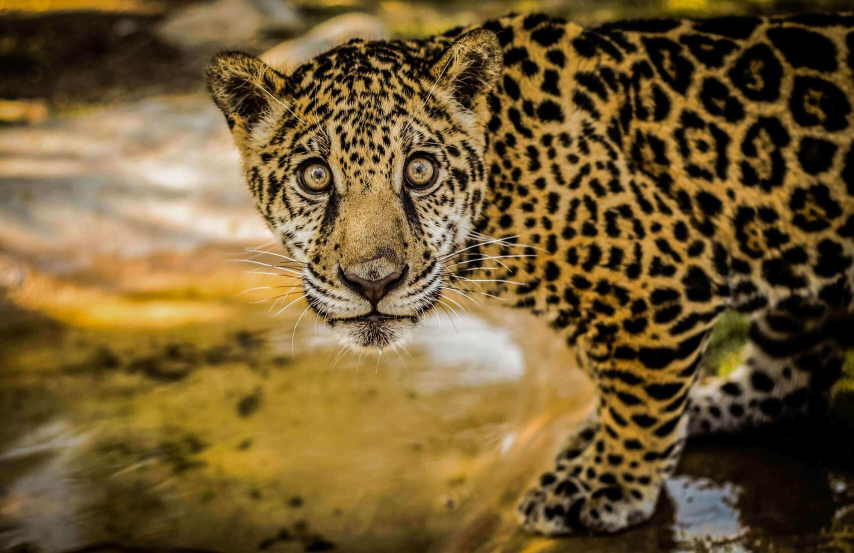
#> input picture Examen-Final/python/data/jaguar.jpg, 2560 x 1659 px (shown at 1/3 size)
$ jupyter execute --allow-errors examen_final_python.ipynb
#> lines starting #> are read from the running program, lines starting #| are printed output that depends on the picture; after the words box and inside, x2 and y2 are one past the last pixel; in counts of white or black regions, pixels touching at a corner belong together
## Python

[cell 1]
import matplotlib.pyplot as plt
from skimage import color
from scipy.ndimage import binary_erosion, binary_dilation
import numpy as np
import cv2
import os
from PIL import Image

### 1. **Carga y visualización de una imagen (RGB) de un animal en via de extinción:**
   - Carga una imagen a color (RGB) desde archivo.
   - Muestra la imagen original en una figura.

[cell 2]
# cargar la imagen y mostrarla en una figura

# Cargar la imagen
image_path = 'data/jaguar.jpg'
image = plt.imread(image_path)
#> image is the input picture: shape (1659, 2560, 3); mean R, G, B 114.4, 91.2, 49.9

# Mostrar la imagen original
plt.figure(figsize=(8, 6))
plt.imshow(image)
plt.title('Imagen Original')
plt.axis('off')
plt.show()

### 2. **Filtros básicos:**
   Aplica los siguientes filtros a la imagen :
   - Suavizado / desenfoque
   - Realce de bordes

#### A. Suavizado / Desenfoque

[cell 3]
# Desenfoque Gaussiano.
# El kernel (X, X) define la intensidad del suavizado.
X = 25
image_blur = cv2.GaussianBlur(image, (X, X), 0)

plt.figure(figsize=(8, 6))
plt.imshow(image_blur)
plt.title('Suavizado (Gaussian Blur)')
plt.axis('off')
plt.show()

**Análisis del resultado:**
- La imagen parece estar "fuera de foco" o vista a través de un vidrio empañado.
- La textura fina del animal (como los pelos individuales del pelaje o los bigotes) desaparece y se mezcla con los colores vecinos.
- Este tipo de filtro elimina el "ruido" y los detalles pequeños, dejando solo las formas y colores generales.

#### B. Realce de bordes

[cell 4]
kernel_sharpening = np.array([[-1, -1, -1],
                              [-1,  9, -1],
                              [-1, -1, -1]])

# Aplicamos el filtro utilizando filter2D
image_sharpened = cv2.filter2D(image, -1, kernel_sharpening)
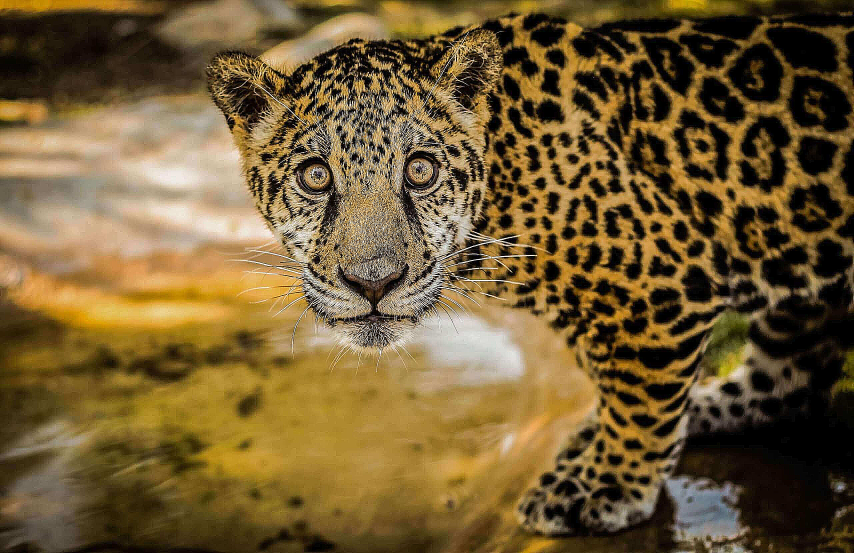
#> image_sharpened: shape (1659, 2560, 3) (shown at 1/3 size); mean R, G, B 114.5, 92.1, 52.2

plt.figure(figsize=(8, 6))
plt.imshow(image_sharpened)
plt.title('Realce de Bordes (Sharpening)')
plt.axis('off')

plt.tight_layout()
plt.show()

**Análisis del resultado:**
- La imagen se vuelve más granulada y con un contraste agresivo.
- Las manchas del jaguar y los contornos de la figura se separan drásticamente del fondo. Sin embargo, es posible que la imagen se vea un poco "granulada" o artificial.
- Este filtro exagera los cambios de luz para hacer que los límites de los objetos sean inconfundibles.

### 3. **Visualización de canales de color:**
- Separa la imagen original en sus tres canales (R, G, B).
- Muestra en una figura:
  - Los tres canales en escala de grises (cada canal por separado).
- Explica brevemente qué estructuras se ven más claras u oscuras en cada canal y por qué.

[cell 5]
# 1. Separar los canales
# Canal 0 = Rojo (R), Canal 1 = Verde (G), Canal 2 = Azul (B)
canal_rojo = image[:, :, 0]
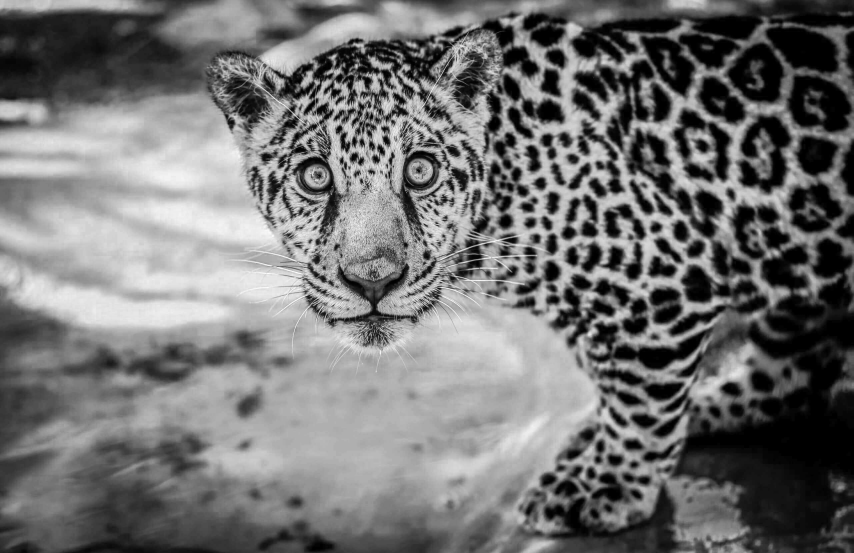
#> canal_rojo: shape (1659, 2560) (shown at 1/3 size); min 0, max 255, mean 114.4
canal_verde = image[:, :, 1]
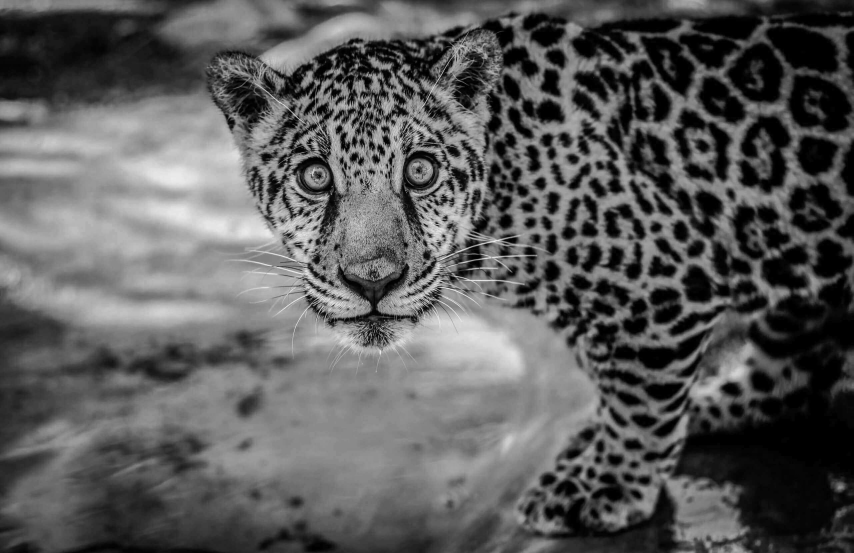
#> canal_verde: shape (1659, 2560) (shown at 1/3 size); min 0, max 255, mean 91.2
canal_azul = image[:, :, 2]
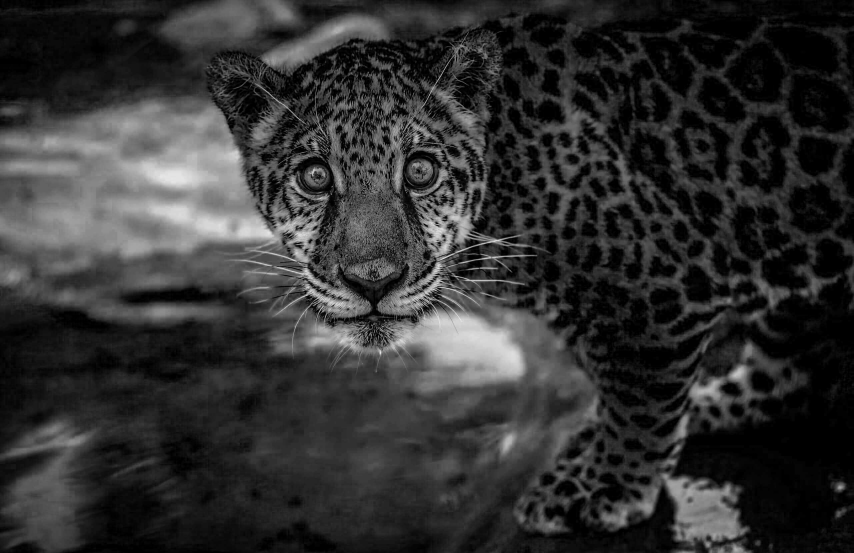
#> canal_azul: shape (1659, 2560) (shown at 1/3 size); min 0, max 251, mean 49.9

# 2. Visualización en una sola figura con 3 sub-gráficos
fig, ax = plt.subplots(1, 3, figsize=(18, 6))

# Canal Rojo
ax[0].imshow(canal_rojo, cmap='gray')
ax[0].set_title('Canal Rojo (R)')
ax[0].axis('off')

# Canal Verde
ax[1].imshow(canal_verde, cmap='gray')
ax[1].set_title('Canal Verde (G)')
ax[1].axis('off')

# Canal Azul
ax[2].imshow(canal_azul, cmap='gray')
ax[2].set_title('Canal Azul (B)')
ax[2].axis('off')

plt.tight_layout()
plt.show()

**Explicación de los canales**
- Canal Rojo: Se ve brillante, es el que más tiene peso en la imagen del jaguar. Esto sucede dado que el color amarillo del jaguar se forma con mucha luz roja. Por lo tanto, el sensor capta valores altos en este canal para la piel del animal.
- Canal Verde: Este canal también se ve claro, dado que el amarillo en las imagenes es una mezcla de colores rojo y verde. Además, las plantas reflejan verde, por lo que el fondo vegetal también tiene intensidad media-alta aquí.
- Canal Azul: El color amarillo es, por definición, opuesto al azul. El pelaje absorbe la luz azul y refleja la roja + verde. Por tanto, hay poca "información azul" en la imagen del animal, resultando en píxeles oscuros. Este es el canal más oscuro.

### 4. Operaciones morfológicas :
   - Trabaja sobre una versión en escala de grises o binarizada de la imagen.
   - Aplica dos operaciones morfológicas diferentes

   - Muestra los resultados comparando:
     - Imagen original (o binarizada).
     - Imagen después de cada operación.
   - Explica brevemente que efecto tuvo la operación sobre la imagen

[cell 6]
# 1. Preprocesamiento: Convertir a Escala de Grises y luego a Binaria
image_gray = cv2.cvtColor(image, cv2.COLOR_RGB2GRAY)

# Aplicamos un umbral (Threshold) para binarizar
# Los píxeles claros (pelaje) se vuelven 255 (Blanco), los oscuros (manchas) 0 (Negro)
_, image_binary = cv2.threshold(image_gray, 127, 255, cv2.THRESH_BINARY)
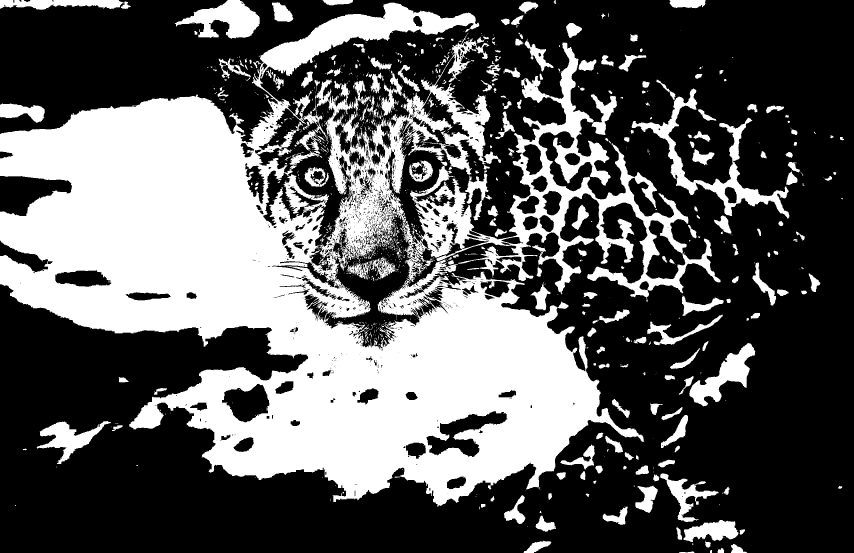
#> image_binary: shape (1659, 2560) (shown at 1/3 size); 36.2% white; 1319 white regions (952 under 20 px), largest, box (x1, y1, x2, y2) and area: (0, 8, 2162, 1520) 1313926, (1895, 264, 2368, 656) 26058, (524, 0, 779, 116) 15299

# 2. Definir el Kernel (la forma que "escanea" la imagen)
# Un cuadrado de 5x5 píxeles
X = 5
kernel = np.ones((X, X), np.uint8)

# 3. Aplicar Operaciones Morfológicas

# A. Erosión (Erode): "Come" o reduce las zonas blancas
image_erosion = cv2.erode(image_binary, kernel, iterations=1)
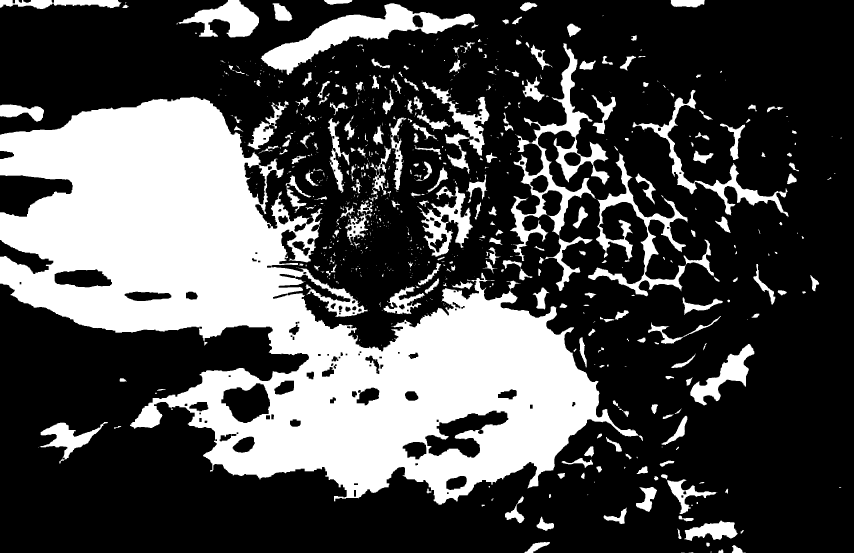
#> image_erosion: shape (1659, 2560) (shown at 1/3 size); 29.8% white; 749 white regions (428 under 20 px), largest, box (x1, y1, x2, y2) and area: (0, 290, 1929, 1514) 957597, (782, 10, 1425, 225) 37874, (1530, 130, 1829, 783) 35712

# B. Dilatación (Dilate): "Expande" o agranda las zonas blancas
image_dilation = cv2.dilate(image_binary, kernel, iterations=1)
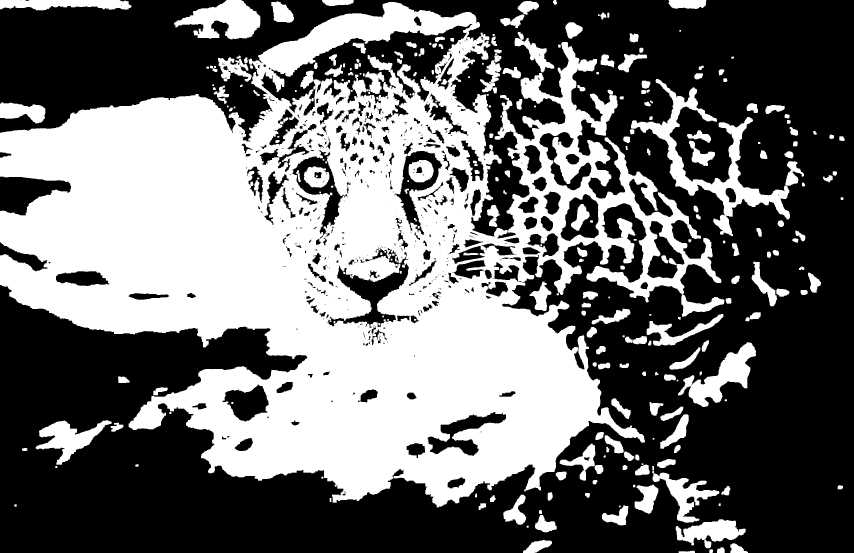
#> image_dilation: shape (1659, 2560) (shown at 1/3 size); 42.6% white; 284 white regions, largest, box (x1, y1, x2, y2) and area: (0, 6, 2164, 1522) 1555545, (1893, 237, 2412, 708) 39560, (522, 0, 781, 118) 17600

# 4. Visualización Comparativa
fig, axes = plt.subplots(1, 3, figsize=(18, 6))

# Imagen Binarizada Base
axes[0].imshow(image_binary, cmap='gray')
axes[0].set_title('1. Imagen Binarizada (Base)')
axes[0].axis('off')

# Resultado Erosión
axes[1].imshow(image_erosion, cmap='gray')
axes[1].set_title('2. Erosión (Adelgaza lo blanco)')
axes[1].axis('off')

# Resultado Dilatación
axes[2].imshow(image_dilation, cmap='gray')
axes[2].set_title('3. Dilatación (Ensancha lo blanco)')
axes[2].axis('off')

plt.tight_layout()
plt.show()

**Análisis de resultados:**
- Erosión: El algoritmo recorre la imagen y reduce el perímetro de las zonas blancas. Al reducirse el blanco (el pelaje), las manchas negras y el fondo se ven más grandes y gruesas. Si hubiera pequeños puntos de ruido blanco, desaparecerían.
- Dilatación: El algoritmo expande las zonas blancas hacia afuera. Al expandirse el blanco (el pelaje), las manchas negras se hacen más pequeñas o incluso desaparecen si son muy finas. Esto sirve para "rellenar" agujeros negros dentro de un objeto blanco.

### 5. Animación:
- Genera una animación simple  o creando un GIF a partir de varios frames donde se vea:
    - La imagen original.
    - Los resultados de los filtros y/o operaciones morfológicas de forma secuencial.

[cell 7]
output_folder = 'gifs'

def guardar_frame_matplotlib(img_data, title, temp_filename, cmap=None):
    """
    Función auxiliar para convertir un array numpy en una imagen guardada
    con título y formato de Matplotlib, lista para ser un frame del GIF.
    """
    plt.figure(figsize=(8, 6))
    if cmap:
        plt.imshow(img_data, cmap=cmap)
    else:
        plt.imshow(img_data)

    plt.title(title, fontsize=15, fontweight='bold')
    plt.axis('off')

    # Guardamos temporalmente el frame
    path = os.path.join(output_folder, temp_filename)
    plt.savefig(path, bbox_inches='tight', pad_inches=0.1)
    plt.close() # Cerramos para liberar memoria
    return path

def crear_gif(lista_frames, nombre_gif, duracion=1000):
    """
    Toma una lista de rutas de imágenes y genera un GIF.
    duracion: Tiempo en milisegundos por frame.
    """
    images = [Image.open(f) for f in lista_frames]
    gif_path = os.path.join(output_folder, nombre_gif)

    images[0].save(
        gif_path,
        save_all=True,
        append_images=images[1:],
        duration=duracion,
        loop=0 # 0 significa loop infinito
    )
    print(f" GIF generado exitosamente: {gif_path}")

    # Limpieza de archivos temporales (opcional)
    for f in lista_frames:
        os.remove(f)

# --- 1. GENERAR GIF DE FILTROS ---
print("Generando GIF de filtros...")
frames_filtros = []

# Definimos la secuencia: (Imagen, Título, Nombre_archivo_temporal)
secuencia_filtros = [
    (image, "1. Imagen Original", "temp_1.png"),
    (image_blur, "2. Filtro: Suavizado Gaussiano", "temp_2.png"),
    (image_sharpened, "3. Filtro: Realce de Bordes", "temp_3.png")
]

# Generamos los frames
for img, tit, fname in secuencia_filtros:
    path = guardar_frame_matplotlib(img, tit, fname)
    frames_filtros.append(path)
#> this loop made 3 passes
#> (tit, fname, path) on passes 1 to 3: ('1. Imagen Original', 'temp_1.png', 'gifs/temp_1.png'), ('2. Filtro: Suavizado Gaussiano', 'temp_2.png', 'gifs/temp_2.png'), ('3. Filtro: Realce de Bordes', 'temp_3.png', 'gifs/temp_3.png')
#> after the loop, frames_filtros = ['gifs/temp_1.png', 'gifs/temp_2.png', 'gifs/temp_3.png']

# Creamos el GIF
#> (the rest of this cell did not finish here and is left out)



# --- 2. GENERAR GIF DE MORFOLOGÍA (Binario) ---
print("Generando GIF de morfología...")
frames_morfologia = []

secuencia_morfologia = [
    (image_binary, "1. Binarización (Threshold)", "temp_m1.png"),
    (image_erosion, "2. Operación: Erosión", "temp_m2.png"),
    (image_dilation, "3. Operación: Dilatación", "temp_m3.png")
]

for img, tit, fname in secuencia_morfologia:
    # Nota: Usamos cmap='gray' para las binarias
    path = guardar_frame_matplotlib(img, tit, fname, cmap='gray')
    frames_morfologia.append(path)

crear_gif(frames_morfologia, "animacion_morfologia.gif", duracion=1200)


# --- 3. GENERAR GIF DE RGB ---
print("Generando GIF RGB...")
frames_RGB = []

# generamos los frames
secuencia_RGB = [
    (canal_rojo, "Canal Rojo R","temp_f1.png"),
    (canal_verde, "Canal Verde G","temp_f2.png"),
    (canal_azul, "Canal Azul B","temp_f3.png")
]

for img, tit, fname in secuencia_RGB:
    # Nota: Usamos cmap='gray' para las binarias
    path = guardar_frame_matplotlib(img, tit, fname, cmap='gray')
    frames_RGB.append(path)

# Creamos el GIF
crear_gif(frames_RGB, "animacion_canalesRGB.gif", duracion=1200)

$ run again, with 2025-09-20-taller_calibracion_camaras/Fotos/IMG-20250920-WA0014.jpg copied over Examen-Final/python/data/jaguar.jpg
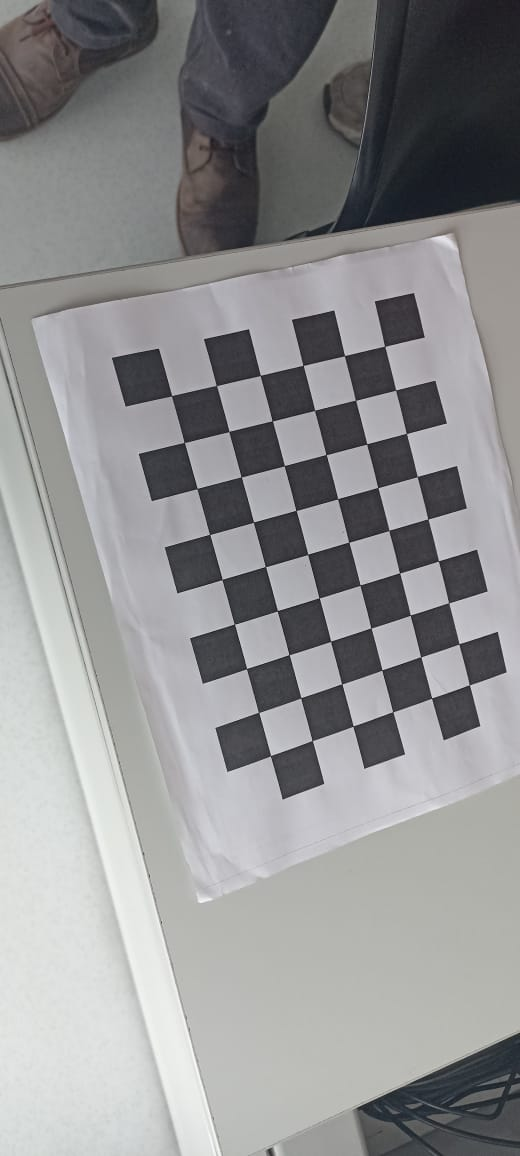
#> input picture 2025-09-20-taller_calibracion_camaras/Fotos/IMG-20250920-WA0014.jpg, 520 x 1156 px
#> image is the input picture: shape (1156, 520, 3); mean R, G, B 145.3, 145.5, 146.5
#> `_, image_binary = cv2.threshold(image_gray, 127, 255, cv2.THRESH_BINARY)`:
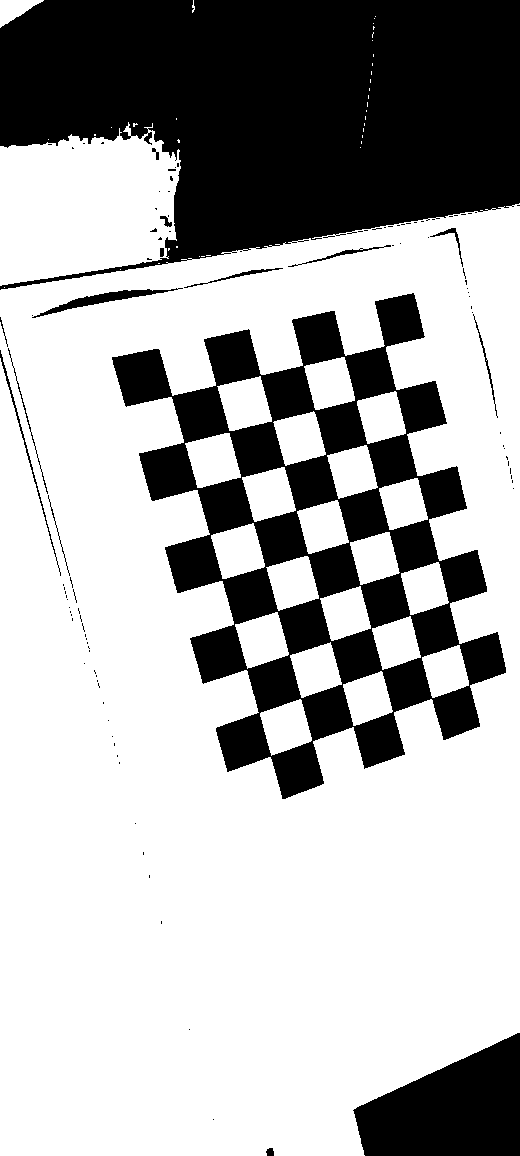
#> image_binary: shape (1156, 520); 68.1% white; 107 black regions (91 under 20 px), largest, box (x1, y1, x2, y2) and area: (0, 0, 520, 290) 105052, (112, 293, 506, 799) 69588, (353, 1033, 520, 1156) 13933
#> image_erosion: shape (1156, 520); 63.9% white; 36 black regions, largest, box (x1, y1, x2, y2) and area: (0, 0, 520, 292) 109075, (110, 291, 508, 801) 84141, (351, 1031, 520, 1156) 14540
#> `image_dilation = cv2.dilate(image_binary, kernel, iterations=1)`:
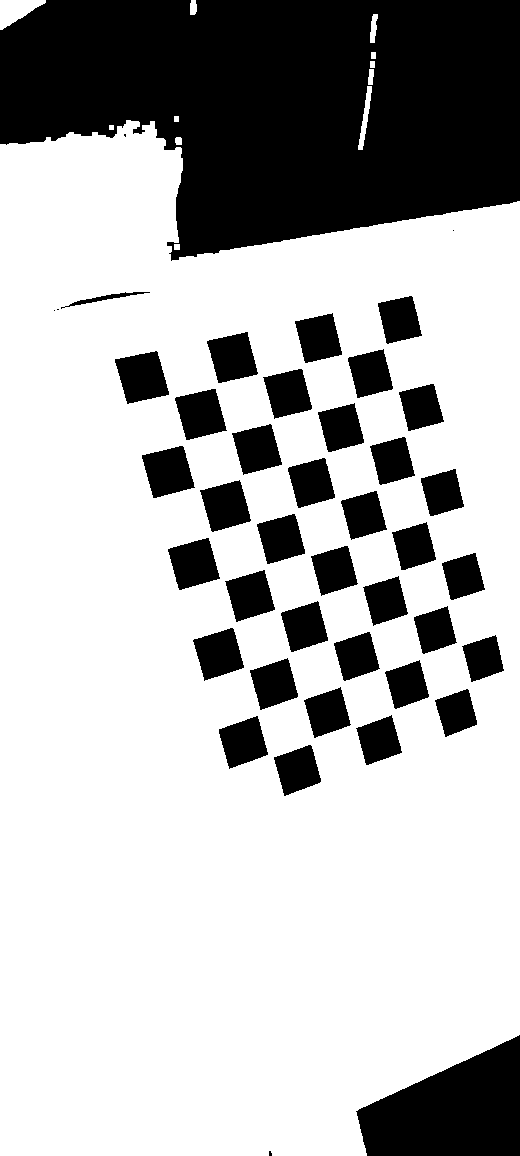
#> image_dilation: shape (1156, 520); 71.7% white; 43 black regions (5 under 20 px), largest, box (x1, y1, x2, y2) and area: (0, 0, 520, 261) 101197, (356, 1035, 520, 1156) 13336, (115, 351, 169, 404) 1973
#> the loop `for img, tit, fname in secuencia_filtros:` made 3 passes
#> (tit, fname, path) on passes 1 to 3: ('1. Imagen Original', 'temp_1.png', 'gifs/temp_1.png'), ('2. Filtro: Suavizado Gaussiano', 'temp_2.png', 'gifs/temp_2.png'), ('3. Filtro: Realce de Bordes', 'temp_3.png', 'gifs/temp_3.png')
#> after the loop `for img, tit, fname in secuencia_filtros:`: frames_filtros = ['gifs/temp_1.png', 'gifs/temp_2.png', 'gifs/temp_3.png']
